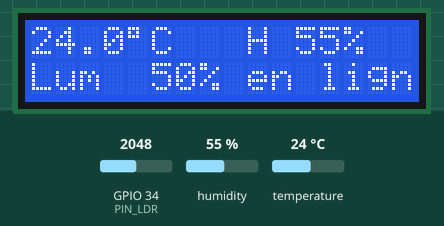
Bench run of a sketch on a simulated ESP32. Shown: 16×2 character LCD. Inputs (shaded band) come from the test bench; at power-on: humidity 55 %, GPIO 34 (PIN_LDR) = 2048, temperature 24 °C (analog values on the 0–4095 scale). WiFi joins after 1.5 s; servers stay silent unless stated; uploads are accepted with an empty reply; what the sketch prints to the serial monitor is not drawn.

Above: at 4.9 s.
5.0 s: humidity set to 22 %
At 10.0 s:
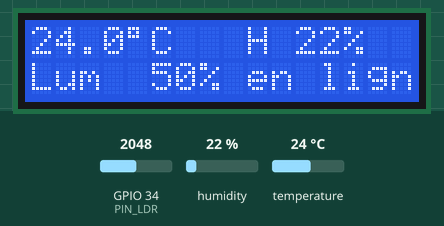
10.5 s: GPIO 34 (PIN_LDR) set to 2866
At 15.1 s:
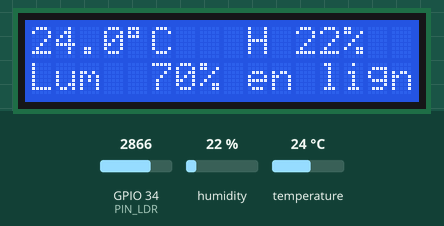
15.5 s: temperature set to 12 °C
At 20.0 s:
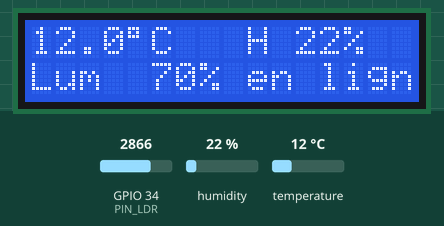
20.5 s: GPIO 34 (PIN_LDR) set to 3603
At 25.0 s:
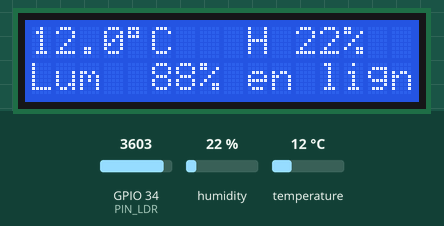
25.5 s: humidity set to 40 %
At 30.1 s:
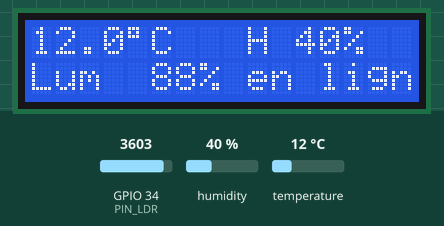
30.5 s: GPIO 34 (PIN_LDR) set to 4095
At 35.0 s:
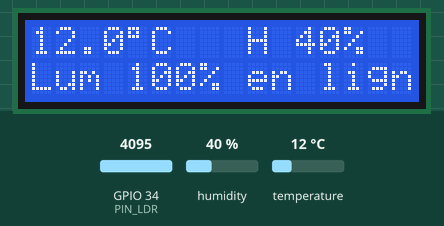
Timing chart, 0 to 36.5 s (numbered marks = the images above; inputs shaded):
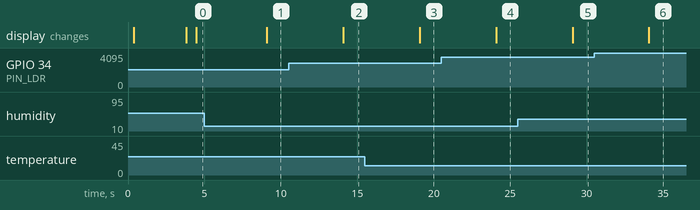

The sketch:

atmos_station.ino
```cpp
/*
  ATMOS — Station météorologique intelligente et connectée
  Programme ESP32 (Arduino) — matériel actuel

  Capteurs branchés :
    - DHT11            : température °C et humidité relative % (GPIO4)
    - LDR + 10 kΩ      : lumière relative % (pont diviseur, entrée ADC GPIO34)
    - Écran LCD 16×2 I2C (module PCF8574, SDA GPIO21 / SCL GPIO22)

  Pas encore installés (code conservé en commentaire, voir « // [PLUIE] »,
  « // [SOL] » et « // [BME280] ») :
    - capteur de pluie, sonde d'humidité du sol, BME280 (pression).

  Fonctionnement :
    1. lecture des capteurs toutes les 5 s ;
    2. affichage local sur le LCD ;
    3. envoi du dernier relevé vers Firebase (stations/<id>/latest) ;
    4. un point d'historique (stations/<id>/history) toutes les 5 min.

  Bibliothèques (IDE Arduino > Gérer les bibliothèques) :
    - « DHT sensor library » (Adafruit)  + « Adafruit Unified Sensor »
    - « LiquidCrystal I2C » (Frank de Brabander)
    - « ArduinoJson » (version 7)
  Carte : « ESP32 Dev Module » (paquet esp32 by Espressif Systems).

  Avant de téléverser : copier secrets.example.h en secrets.h et le remplir.
  Pour tester SANS Wi-Fi ni Firebase : mettre CLOUD_ENABLED à false.
*/

#include <WiFi.h>
#include <WiFiClientSecure.h>
#include <HTTPClient.h>
#include <Wire.h>
#include <DHT.h>
#include <LiquidCrystal_I2C.h>
#include <ArduinoJson.h>
// [BME280] #include <Adafruit_Sensor.h>
// [BME280] #include <Adafruit_BME280.h>

#include "secrets.h"

// ---------------------------------------------------------------------------
// Broches (ESP32 DevKit V1)
// ---------------------------------------------------------------------------
constexpr int PIN_SDA = 21;   // I2C données (LCD)
constexpr int PIN_SCL = 22;   // I2C horloge (LCD)
constexpr int PIN_DHT = 12;   // données du DHT11 (GPIO12 : voir remarque dans docs/MONTAGE.md)
constexpr int PIN_LDR = 34;   // ADC1 : point milieu du pont diviseur LDR
// [PLUIE] constexpr int PIN_RAIN_AO = 35;  // ADC1 : sortie AO du capteur de pluie
// [SOL]   constexpr int PIN_SOIL_AO = 32;  // ADC1 : sortie AOUT de la sonde capacitive
// Les entrées ADC2 ne fonctionnent pas quand le Wi-Fi est actif :
// on reste sur ADC1 (GPIO32 à GPIO39).

// ---------------------------------------------------------------------------
// Réglages
// ---------------------------------------------------------------------------
constexpr bool CLOUD_ENABLED = true;                         // false = test local uniquement
constexpr bool USE_LDR = true;                               // false si la LDR n'est pas câblée
constexpr uint32_t SAMPLE_INTERVAL_MS = 5000;                // lecture + envoi (≥ 2 s pour le DHT11)
constexpr uint32_t HISTORY_INTERVAL_MS = 5UL * 60UL * 1000;  // point d'historique
constexpr const char* FIRMWARE_VERSION = "0.3.0";

// LDR : la valeur MONTE avec la lumière si la LDR est côté 3,3 V.
// Mettre true si vous l'avez câblée dans l'autre sens.
constexpr bool LDR_INVERTED = false;

// [PLUIE] La valeur analogique baisse quand la plaque est mouillée (à calibrer).
// [PLUIE] constexpr int RAIN_WET_BELOW = 2600;
// [PLUIE] constexpr int RAIN_DRY_ABOVE = 2900;

// [SOL] Valeurs brutes sonde dans l'air (sec) et dans l'eau (saturé), à calibrer.
// [SOL] constexpr int SOIL_DRY_RAW = 3200;
// [SOL] constexpr int SOIL_WET_RAW = 1400;

// ---------------------------------------------------------------------------
DHT dht(PIN_DHT, DHT11);
LiquidCrystal_I2C* lcd = nullptr;
// [BME280] Adafruit_BME280 bme;

struct Reading {
  float temperature = NAN;  // °C (DHT11)
  float humidity = NAN;     // % (DHT11)
  float light = NAN;        // % relatif (LDR)
  int lightRaw = 0;
  // [BME280] float pressure = NAN;  // hPa
  // [PLUIE]  bool rain = false;
  // [PLUIE]  int rainRaw = 4095;
  // [SOL]    float soil = NAN;      // % (après calibration)
};

Reading current;
String idToken;
uint32_t tokenValidUntil = 0;
uint32_t lastSample = 0;
uint32_t lastHistory = 0;
bool historyDue = true;   // premier point d'historique dès le démarrage
bool lastSendOk = false;
int dhtFailures = 0;

// ---------------------------------------------------------------------------
// Utilitaires
// ---------------------------------------------------------------------------
int readAnalogAverage(int pin) {
  const int samples = 16;
  long sum = 0;
  for (int i = 0; i < samples; i++) {
    sum += analogRead(pin);
    delay(2);
  }
  return sum / samples;
}

bool i2cPresent(uint8_t address) {
  Wire.beginTransmission(address);
  return Wire.endTransmission() == 0;
}

void connectWiFi() {
  if (!CLOUD_ENABLED || WiFi.status() == WL_CONNECTED) return;
  Serial.printf("Wi-Fi : connexion à %s", WIFI_SSID);
  WiFi.mode(WIFI_STA);
  WiFi.begin(WIFI_SSID, WIFI_PASSWORD);
  const uint32_t start = millis();
  while (WiFi.status() != WL_CONNECTED && millis() - start < 15000) {
    delay(300);
    Serial.print('.');
  }
  Serial.println(WiFi.status() == WL_CONNECTED ? " OK" : " échec (nouvel essai plus tard)");
}

// ---------------------------------------------------------------------------
// Firebase : authentification (REST) et écriture dans la base
// ---------------------------------------------------------------------------
bool signIn() {
  WiFiClientSecure client;
  client.setInsecure();  // simplification : pas de vérification du certificat
  HTTPClient http;
  const String url =
      String("https://identitytoolkit.googleapis.com/v1/accounts:signInWithPassword?key=") +
      FIREBASE_API_KEY;
  if (!http.begin(client, url)) return false;
  http.addHeader("Content-Type", "application/json");

  JsonDocument body;
  body["email"] = DEVICE_EMAIL;
  body["password"] = DEVICE_PASSWORD;
  body["returnSecureToken"] = true;
  String payload;
  serializeJson(body, payload);

  const int code = http.POST(payload);
  if (code != 200) {
    Serial.printf("Firebase Auth : erreur %d\n%s\n", code, http.getString().c_str());
    http.end();
    return false;
  }
  JsonDocument res;
  deserializeJson(res, http.getString());
  http.end();

  idToken = res["idToken"].as<String>();
  const long expiresIn = res["expiresIn"].as<String>().toInt();  // secondes (≈ 3600)
  tokenValidUntil = millis() + (uint32_t)max(60L, expiresIn - 300) * 1000UL;
  Serial.println("Firebase Auth : connecté");
  return idToken.length() > 0;
}

bool ensureToken() {
  if (idToken.length() > 0 && (int32_t)(tokenValidUntil - millis()) > 0) return true;
  return signIn();
}

// method : "PUT" (remplace), "PATCH" (met à jour), "POST" (ajoute une entrée)
bool rtdb(const char* method, const String& path, const String& json) {
  if (!CLOUD_ENABLED || WiFi.status() != WL_CONNECTED || !ensureToken()) return false;
  WiFiClientSecure client;
  client.setInsecure();
  HTTPClient http;
  const String url = String(FIREBASE_DB_URL) + path + ".json?auth=" + idToken;
  if (!http.begin(client, url)) return false;
  http.addHeader("Content-Type", "application/json");
  const int code = http.sendRequest(method, json);
  if (code == 401) idToken = "";  // jeton expiré : nouvelle connexion au prochain envoi
  if (code != 200) {
    Serial.printf("RTDB %s %s : erreur %d %s\n", method, path.c_str(), code,
                  http.getString().c_str());
  }
  http.end();
  return code == 200;
}

// JSON d'un relevé ; « t » = horodatage du serveur Firebase.
// Seules les mesures réellement disponibles sont envoyées.
String readingJson(const Reading& r, bool withRaw) {
  JsonDocument doc;
  doc["t"][".sv"] = "timestamp";
  if (!isnan(r.temperature)) doc["temperature"] = roundf(r.temperature * 10) / 10;
  if (!isnan(r.humidity)) doc["humidity"] = roundf(r.humidity);
  if (!isnan(r.light)) doc["light"] = roundf(r.light);
  if (withRaw && USE_LDR) doc["lightRaw"] = r.lightRaw;
  // [BME280] if (!isnan(r.pressure)) doc["pressure"] = roundf(r.pressure * 10) / 10;
  // [PLUIE]  doc["rain"] = r.rain;
  // [PLUIE]  if (withRaw) doc["rainRaw"] = r.rainRaw;
  // [SOL]    if (!isnan(r.soil)) doc["soil"] = roundf(r.soil);
  String out;
  serializeJson(doc, out);
  return out;
}

// ---------------------------------------------------------------------------
// Capteurs
// ---------------------------------------------------------------------------
void readSensors() {
  // DHT11 : lecture lente, échecs ponctuels possibles → on garde la dernière
  // valeur valide pendant 3 échecs consécutifs.
  const float t = dht.readTemperature();
  const float h = dht.readHumidity();
  if (isnan(t) || isnan(h)) {
    dhtFailures++;
    Serial.println("DHT11 : lecture impossible (câblage, broche DATA, résistance de rappel ?)");
    if (dhtFailures >= 3) {
      current.temperature = NAN;
      current.humidity = NAN;
    }
  } else {
    dhtFailures = 0;
    current.temperature = t;
    current.humidity = h;
  }

  if (USE_LDR) {
    current.lightRaw = readAnalogAverage(PIN_LDR);
    float pct = current.lightRaw * 100.0F / 4095.0F;
    if (LDR_INVERTED) pct = 100.0F - pct;
    current.light = constrain(pct, 0.0F, 100.0F);
  }

  // [BME280] current.pressure = bme.readPressure() / 100.0F;

  // [PLUIE] current.rainRaw = readAnalogAverage(PIN_RAIN_AO);
  // [PLUIE] if (!current.rain && current.rainRaw < RAIN_WET_BELOW) current.rain = true;
  // [PLUIE] if (current.rain && current.rainRaw > RAIN_DRY_ABOVE) current.rain = false;

  // [SOL] const int soilRaw = readAnalogAverage(PIN_SOIL_AO);
  // [SOL] current.soil = constrain(map(soilRaw, SOIL_DRY_RAW, SOIL_WET_RAW, 0, 100), 0, 100);

  Serial.printf("T=%.1f°C  H=%.0f%%  Lum=%.0f%% (brut %d)\n", current.temperature,
                current.humidity, current.light, current.lightRaw);
}

// ---------------------------------------------------------------------------
// Affichage LCD 16×2 (suivi local)
//   ligne 1 : 24.6°C   H 62%
//   ligne 2 : Lum 74%  en ligne
// ---------------------------------------------------------------------------
void drawLcd() {
  if (lcd == nullptr) return;
  char line[17];

  if (isnan(current.temperature)) {
    snprintf(line, sizeof(line), "--.-%cC   H --%%  ", (char)223);
  } else {
    snprintf(line, sizeof(line), "%4.1f%cC   H %2.0f%% ", current.temperature, (char)223,
             current.humidity);
  }
  lcd->setCursor(0, 0);
  lcd->print(line);

  const char* status;
  if (!CLOUD_ENABLED) {
    status = "local";
  } else if (WiFi.status() != WL_CONNECTED) {
    status = "WiFi --";
  } else {
    status = lastSendOk ? "en ligne" : "WiFi ok";
  }
  if (USE_LDR && !isnan(current.light)) {
    snprintf(line, sizeof(line), "Lum %3.0f%% %-7s", current.light, status);
  } else {
    snprintf(line, sizeof(line), "%-16s", status);
  }
  lcd->setCursor(0, 1);
  lcd->print(line);
}

// ---------------------------------------------------------------------------
void setup() {
  Serial.begin(115200);
  delay(300);
  Serial.println("\nATMOS — démarrage");

  analogReadResolution(12);
  if (USE_LDR) analogSetPinAttenuation(PIN_LDR, ADC_11db);  // plage 0–3,3 V
  // [PLUIE] analogSetPinAttenuation(PIN_RAIN_AO, ADC_11db);
  // [SOL]   analogSetPinAttenuation(PIN_SOIL_AO, ADC_11db);

  dht.begin();

  // LCD : adresse détectée automatiquement (0x27 ou 0x3F selon le module).
  Wire.begin(PIN_SDA, PIN_SCL);
  uint8_t lcdAddress = 0;
  if (i2cPresent(0x27)) lcdAddress = 0x27;
  else if (i2cPresent(0x3F)) lcdAddress = 0x3F;
  if (lcdAddress != 0) {
    lcd = new LiquidCrystal_I2C(lcdAddress, 16, 2);
    lcd->init();
    lcd->backlight();
    lcd->setCursor(0, 0);
    lcd->print("ATMOS");
    lcd->setCursor(0, 1);
    lcd->print("Demarrage...");
    Serial.printf("LCD : OK (adresse 0x%02X)\n", lcdAddress);
  } else {
    Serial.println("LCD : introuvable (vérifier SDA/SCL, alimentation)");
  }

  // [BME280] if (!bme.begin(0x76, &Wire) && !bme.begin(0x77, &Wire)) Serial.println("BME280 absent");

  connectWiFi();
  if (CLOUD_ENABLED && WiFi.status() == WL_CONNECTED) {
    signIn();
    JsonDocument info;
    info["transmitEverySec"] = SAMPLE_INTERVAL_MS / 1000;
    info["firmware"] = FIRMWARE_VERSION;
    info["rssi"] = WiFi.RSSI();
    info["sensors"] = "DHT11, LDR";
    String json;
    serializeJson(info, json);
    rtdb("PATCH", String("/stations/") + STATION_ID + "/info", json);
  }

  delay(1500);  // le DHT11 a besoin d'un court délai après la mise sous tension
  if (lcd != nullptr) lcd->clear();
}

void loop() {
  const uint32_t now = millis();
  if (lastSample != 0 && now - lastSample < SAMPLE_INTERVAL_MS) return;
  lastSample = now;

  connectWiFi();
  readSensors();

  if (CLOUD_ENABLED) {
    const String base = String("/stations/") + STATION_ID;
    lastSendOk = rtdb("PUT", base + "/latest", readingJson(current, true));

    if (historyDue || now - lastHistory >= HISTORY_INTERVAL_MS) {
      if (rtdb("POST", base + "/history", readingJson(current, false))) {
        lastHistory = now;
        historyDue = false;
      }
      rtdb("PATCH", base + "/info", String("{\"rssi\":") + WiFi.RSSI() + "}");
    }
  }

  drawLcd();
}
```

secrets.example.h
```cpp
// Copiez ce fichier en « secrets.h » (même dossier) et remplissez-le.
// « secrets.h » ne doit jamais être partagé ni publié.

#pragma once

// --- Wi-Fi (réseau 2,4 GHz : l'ESP32 ne capte pas le 5 GHz) ---
#define WIFI_SSID     "NomDuReseau"
#define WIFI_PASSWORD "MotDePasseWiFi"

// --- Firebase ---
// Console Firebase > Paramètres du projet > Général > « Clé d'API Web ».
#define FIREBASE_API_KEY "AIza..."

// Console Firebase > Realtime Database : l'adresse affichée en haut,
// SANS « / » final. Exemple :
// "https://atmos-xxxx-default-rtdb.europe-west1.firebasedatabase.app"
#define FIREBASE_DB_URL "https://VOTRE-PROJET-default-rtdb.europe-west1.firebasedatabase.app"

// Compte de la station (créé dans Authentication > Utilisateurs).
#define DEVICE_EMAIL    "station01@atmos.local"
#define DEVICE_PASSWORD "UnMotDePasseLong"

// Identifiant de la station dans la base (même valeur que dans l'application).
#define STATION_ID "station01"
```

Measured:
- after the input at 5.0 s, the display: changes after 4.1 s (image 1)
- after the input at 10.5 s, the display: changes after 3.6 s (image 2)
- after the input at 15.5 s, the display: changes after 3.6 s (image 3)
- after the input at 20.5 s, the display: changes after 3.6 s (image 4)
- after the input at 25.5 s, the display: changes after 3.6 s (image 5)
- after the input at 30.5 s, the display: changes after 3.6 s (image 6)
